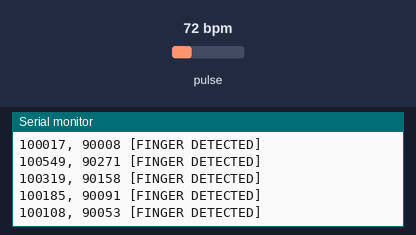
Recording of a sketch running on a simulated ESP32. On the bench: the last lines printed to the serial monitor. The test bench sets the inputs (shaded band); at power-on: pulse 72 bpm.

Above: at 1.2 s.
1.3 s: pulse set to 42 bpm
At 1.42 s:
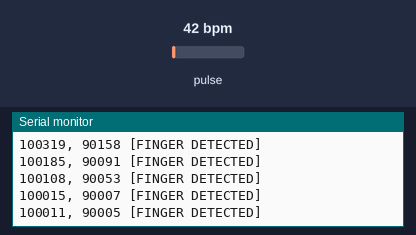
2.8 s: pulse set to 70 bpm
At 2.89 s:
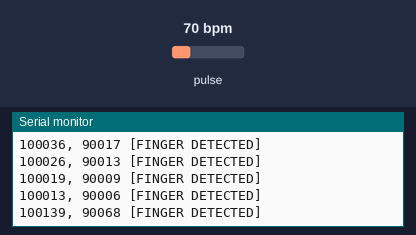
Timing chart, 0 to 5.8 s (numbered marks = the images above; inputs shaded):
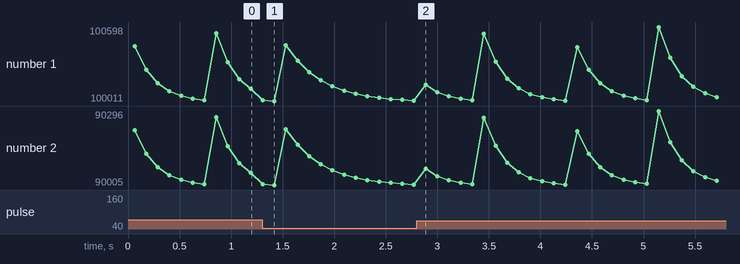

Measured:
- after the input at 1.3 s, the serial monitor: prints a new line after 0.12 s (image 1)
- plotted number 1: 100108 → 100013 after the input at 1.3 s

The sketch:

max30102-raw.ino
```cpp
/*
 * MAX30102 Raw Data Test Program
 *
 * This test program verifies basic communication with the MAX30102 sensor
 * and outputs raw IR/Red values to confirm the sensor is working properly.
 *
 * Expected behavior:
 * - Shows "MAX30102 Found" if sensor is detected at I2C address 0x57
 * - Continuously outputs IR and Red values
 * - Values should change significantly when finger is placed on sensor
 * - IR values typically 5000-50000 with finger, <1000 without
 *
 * Wiring:
 * - MAX30102 VIN → ESP32 3V3
 * - MAX30102 GND → ESP32 GND
 * - MAX30102 SDA → ESP32 GPIO21 (D21)
 * - MAX30102 SCL → ESP32 GPIO22 (D22)
 * - MAX30102 INT → ESP32 GPIO19 (D19) [optional]
 */

#include <Wire.h>
#include "MAX30105.h"

// I2C pin configuration
#define I2C_SDA 21
#define I2C_SCL 22

// Create sensor object
MAX30105 sensor;

void setup() {
  Serial.begin(115200);
  Serial.println("MAX30102 Raw Data Test");

  // Initialize I2C with custom pins
  Wire.begin(I2C_SDA, I2C_SCL);
  Wire.setClock(400000); // 400kHz I2C speed

  // Initialize sensor
  if (!sensor.begin(Wire, I2C_SPEED_FAST)) {
    Serial.println("ERROR: MAX30102 not found at I2C address 0x57");
    Serial.println("Check wiring:");
    Serial.println("  VIN → 3V3");
    Serial.println("  GND → GND");
    Serial.println("  SDA → GPIO21");
    Serial.println("  SCL → GPIO22");
    while(1) delay(1000);
  }

  Serial.println("MAX30102 Found!");

  // Configure sensor for basic operation
  byte ledBrightness = 220;  // Bright enough for good signal
  byte sampleAverage = 4;    // Average 4 samples
  byte ledMode = 2;          // Red + IR mode (needed for SpO2)
  byte sampleRate = 100;     // 100 samples per second
  int pulseWidth = 411;      // Pulse width in microseconds
  int adcRange = 16384;      // ADC range

  sensor.setup(ledBrightness, sampleAverage, ledMode, sampleRate, pulseWidth, adcRange);

  Serial.println("Sensor configured. Place finger on sensor...");
  Serial.println("Format: IR_Value, Red_Value");
  Serial.println("Expected: >15000 with finger, <1000 without finger");
  Serial.println();
}

void loop() {
  // Check if sensor has new data
  if (sensor.available()) {
    // Read the raw values
    uint32_t irValue = sensor.getIR();
    uint32_t redValue = sensor.getRed();

    // Move to next sample
    sensor.nextSample();

    // Output values in CSV format for easy analysis
    Serial.print(irValue);
    Serial.print(", ");
    Serial.print(redValue);

    // Add status indicator
    if (irValue > 15000) {
      Serial.println(" [FINGER DETECTED]");
    } else {
      Serial.println(" [No finger]");
    }

    delay(100); // Limit output rate for readability
  }

  // Keep sensor communication alive
  sensor.check();
}
```
